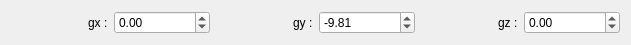
          <widget class="QWidget" name="ForceGravityWidget" native="true">
           <property name="enabled">
            <bool>true</bool>
           </property>
           <property name="geometry">
            <rect>
             <x>190</x>
             <y>0</y>
             <width>631</width>
             <height>43</height>
            </rect>
           </property>
           <layout class="QGridLayout" name="gridLayout_2">
            <item row="0" column="0">
             <layout class="QHBoxLayout" name="horizontalLayout_72">
              <item alignment="Qt::AlignRight">
               <widget class="QLabel" name="label_70">
                <property name="text">
                 <string>gx :</string>
                </property>
               </widget>
              </item>
              <item>
               <widget class="QDoubleSpinBox" name="ForceGravityGx">
                <property name="minimum">
                 <double>-100.000000000000000</double>
                </property>
               </widget>
              </item>
             </layout>
            </item>
            <item row="0" column="1">
             <layout class="QHBoxLayout" name="horizontalLayout_73">
              <item alignment="Qt::AlignRight">
               <widget class="QLabel" name="label_71">
                <property name="text">
                 <string>gy :</string>
                </property>
               </widget>
              </item>
              <item>
               <widget class="QDoubleSpinBox" name="ForceGravityGy">
                <property name="minimum">
                 <double>-100.000000000000000</double>
                </property>
                <property name="value">
                 <double>-9.810000000000000</double>
                </property>
               </widget>
              </item>
             </layout>
            </item>
            <item row="0" column="2">
             <layout class="QHBoxLayout" name="horizontalLayout_74">
              <item alignment="Qt::AlignRight">
               <widget class="QLabel" name="label_72">
                <property name="text">
                 <string>gz :</string>
                </property>
               </widget>
              </item>
              <item>
               <widget class="QDoubleSpinBox" name="ForceGravityGz">
                <property name="minimum">
                 <double>-100.000000000000000</double>
                </property>
               </widget>
              </item>
             </layout>
            </item>
           </layout>
          </widget>
